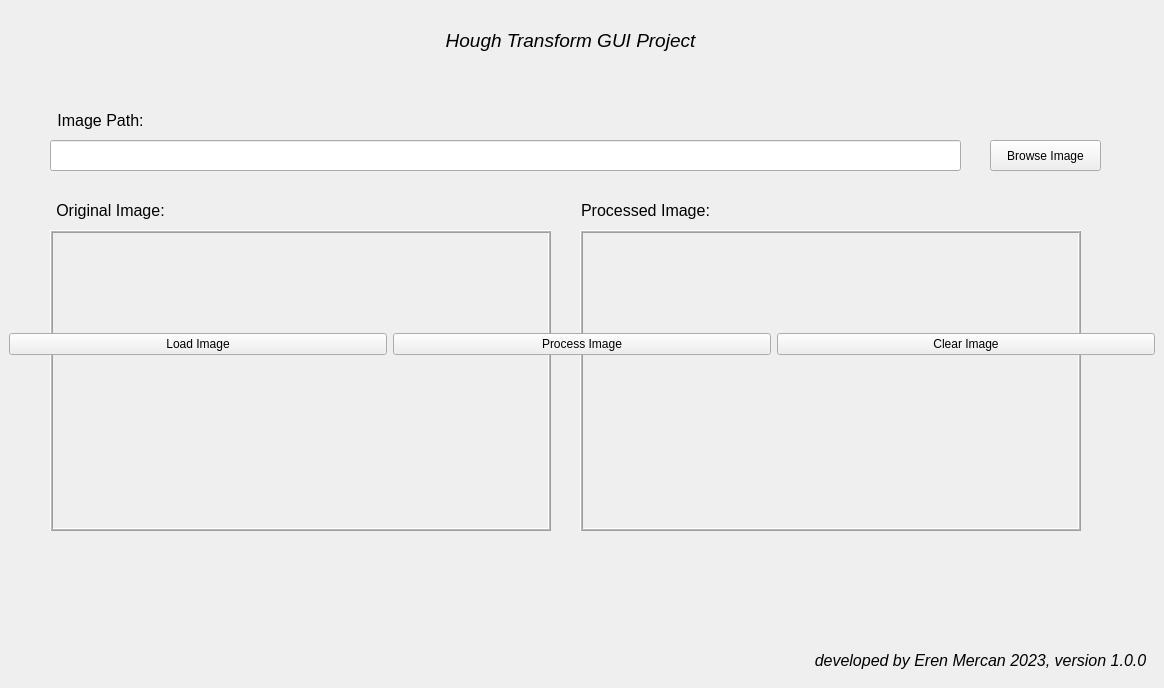
<?xml version="1.0" encoding="UTF-8"?>
<ui version="4.0">
 <class>QMainWindow</class>
 <widget class="QMainWindow" name="QMainWindow">
  <property name="geometry">
   <rect>
    <x>0</x>
    <y>0</y>
    <width>1164</width>
    <height>688</height>
   </rect>
  </property>
  <property name="windowTitle">
   <string>Hough Transform</string>
  </property>
  <widget class="QLabel" name="label">
   <property name="geometry">
    <rect>
     <x>410</x>
     <y>20</y>
     <width>321</width>
     <height>41</height>
    </rect>
   </property>
   <property name="font">
    <font>
     <family>Arial</family>
     <pointsize>14</pointsize>
     <italic>true</italic>
    </font>
   </property>
   <property name="text">
    <string>Hough Transform GUI Project</string>
   </property>
   <property name="alignment">
    <set>Qt::AlignCenter</set>
   </property>
  </widget>
  <widget class="QLabel" name="label_2">
   <property name="geometry">
    <rect>
     <x>800</x>
     <y>640</y>
     <width>361</width>
     <height>41</height>
    </rect>
   </property>
   <property name="font">
    <font>
     <family>Arial</family>
     <pointsize>12</pointsize>
     <italic>true</italic>
    </font>
   </property>
   <property name="text">
    <string>developed by Eren Mercan 2023, version 1.0.0</string>
   </property>
   <property name="alignment">
    <set>Qt::AlignCenter</set>
   </property>
  </widget>
  <widget class="QLineEdit" name="lineEdit">
   <property name="geometry">
    <rect>
     <x>50</x>
     <y>140</y>
     <width>911</width>
     <height>31</height>
    </rect>
   </property>
  </widget>
  <widget class="QLabel" name="label_3">
   <property name="geometry">
    <rect>
     <x>40</x>
     <y>110</y>
     <width>121</width>
     <height>21</height>
    </rect>
   </property>
   <property name="font">
    <font>
     <family>Arial</family>
     <pointsize>12</pointsize>
     <italic>false</italic>
    </font>
   </property>
   <property name="text">
    <string>Image Path:</string>
   </property>
   <property name="alignment">
    <set>Qt::AlignCenter</set>
   </property>
  </widget>
  <widget class="QPushButton" name="pushButton_browse">
   <property name="geometry">
    <rect>
     <x>990</x>
     <y>140</y>
     <width>111</width>
     <height>31</height>
    </rect>
   </property>
   <property name="text">
    <string>Browse Image</string>
   </property>
  </widget>
  <widget class="QLabel" name="label_original_img">
   <property name="geometry">
    <rect>
     <x>50</x>
     <y>230</y>
     <width>501</width>
     <height>301</height>
    </rect>
   </property>
   <property name="frameShape">
    <enum>QFrame::Box</enum>
   </property>
   <property name="frameShadow">
    <enum>QFrame::Raised</enum>
   </property>
   <property name="midLineWidth">
    <number>1</number>
   </property>
   <property name="text">
    <string/>
   </property>
  </widget>
  <widget class="QLabel" name="label_5">
   <property name="geometry">
    <rect>
     <x>50</x>
     <y>200</y>
     <width>121</width>
     <height>21</height>
    </rect>
   </property>
   <property name="font">
    <font>
     <family>Arial</family>
     <pointsize>12</pointsize>
     <italic>false</italic>
    </font>
   </property>
   <property name="text">
    <string>Original Image:</string>
   </property>
   <property name="alignment">
    <set>Qt::AlignCenter</set>
   </property>
  </widget>
  <widget class="QLabel" name="label_6">
   <property name="geometry">
    <rect>
     <x>580</x>
     <y>200</y>
     <width>131</width>
     <height>21</height>
    </rect>
   </property>
   <property name="font">
    <font>
     <family>Arial</family>
     <pointsize>12</pointsize>
     <italic>false</italic>
    </font>
   </property>
   <property name="text">
    <string>Processed Image:</string>
   </property>
   <property name="alignment">
    <set>Qt::AlignCenter</set>
   </property>
  </widget>
  <widget class="QLabel" name="label_processed_img">
   <property name="geometry">
    <rect>
     <x>580</x>
     <y>230</y>
     <width>501</width>
     <height>301</height>
    </rect>
   </property>
   <property name="frameShape">
    <enum>QFrame::Box</enum>
   </property>
   <property name="frameShadow">
    <enum>QFrame::Raised</enum>
   </property>
   <property name="midLineWidth">
    <number>1</number>
   </property>
   <property name="text">
    <string/>
   </property>
  </widget>
  <widget class="QWidget" name="horizontalLayoutWidget">
   <property name="geometry">
    <rect>
     <x>150</x>
     <y>570</y>
     <width>831</width>
     <height>31</height>
    </rect>
   </property>
   <layout class="QHBoxLayout" name="horizontalLayout">
    <item>
     <widget class="QPushButton" name="pushButton_load">
      <property name="text">
       <string>Load Image</string>
      </property>
     </widget>
    </item>
    <item>
     <widget class="QPushButton" name="pushButton_process">
      <property name="text">
       <string>Process Image</string>
      </property>
     </widget>
    </item>
    <item>
     <widget class="QPushButton" name="pushButton_clear">
      <property name="text">
       <string>Clear Image</string>
      </property>
     </widget>
    </item>
   </layout>
  </widget>
 </widget>
 <resources/>
 <connections/>
</ui>
